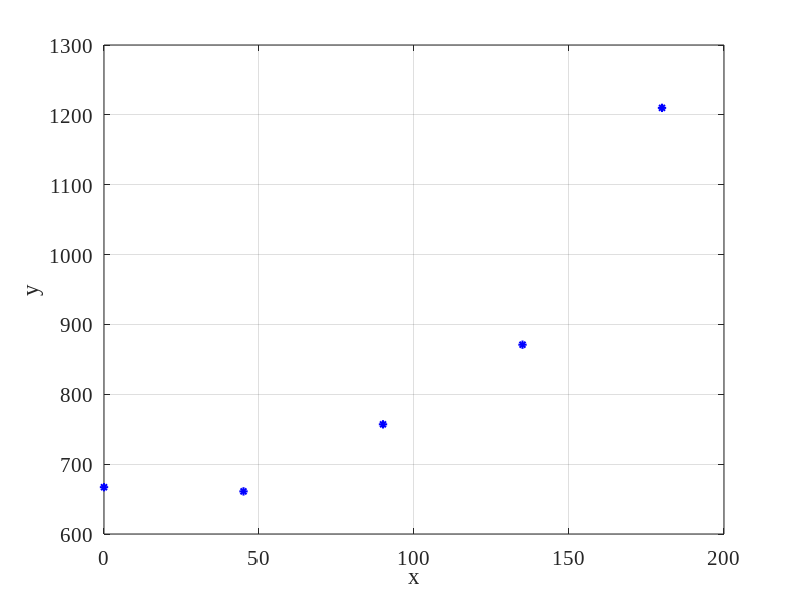

The MATLAB source for this figure:
x=[0,45,90,135,180];
y=[667,661,757,871,1210];
line_width=1.5;
fontsize_labels=15;
set(0,'DefaultAxesFontName','Times New Roman')
set(0,'DefaultAxesFontSize',fontsize_labels)
figure(1)
plot(x,y,'*b','linewidth',line_width);
hold
xlabel('x')
ylabel('y')
grid on